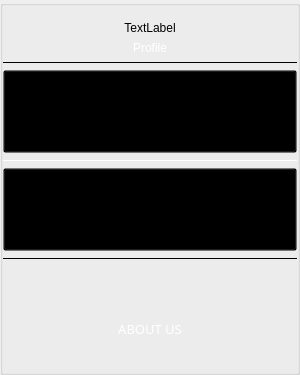
     <widget class="QGroupBox" name="SideBar">
      <property name="sizePolicy">
       <sizepolicy hsizetype="Ignored" vsizetype="Ignored">
        <horstretch>0</horstretch>
        <verstretch>0</verstretch>
       </sizepolicy>
      </property>
      <property name="maximumSize">
       <size>
        <width>300</width>
        <height>16777215</height>
       </size>
      </property>
      <property name="styleSheet">
       <string notr="true">QGroupBox
{
	background-color: qlineargradient(spread:pad, x1:0.2, y1:0, x2:0.5, y2:0.7, stop:0 rgba(186, 200, 224, 255), 				stop:1 rgba(106, 133, 182, 255));
	min-width: 150px;
}</string>
      </property>
      <property name="title">
       <string/>
      </property>
      <layout class="QVBoxLayout" name="verticalLayout">
       <property name="leftMargin">
        <number>0</number>
       </property>
       <property name="topMargin">
        <number>15</number>
       </property>
       <property name="rightMargin">
        <number>0</number>
       </property>
       <item>
        <widget class="QLabel" name="HistoryWarning">
         <property name="styleSheet">
          <string notr="true">QLabel
{
	font: 700 15pt &quot;Montserrat&quot;;
}</string>
         </property>
         <property name="text">
          <string>TextLabel</string>
         </property>
         <property name="alignment">
          <set>Qt::AlignmentFlag::AlignCenter</set>
         </property>
        </widget>
       </item>
       <item>
        <widget class="QPushButton" name="profile">
         <property name="minimumSize">
          <size>
           <width>0</width>
           <height>10</height>
          </size>
         </property>
         <property name="styleSheet">
          <string notr="true">QPushButton
{
	font: 300 10pt &quot;Montserrat&quot;;
	border: none;
	color: white;
	background-color: rgba(0, 0, 0, 0);
	min-height: 10px;
}

QPushButton:hover
{
	font: 300 10pt &quot;Montserrat&quot;;
	border: none;
	color: rgb(212, 212, 212);
	background-color: rgba(0, 0, 0, 0);
	min-height: 10px;
}

QPushButton:pressed
{
	font: 300 10pt &quot;Montserrat&quot;;
	border: none;
	color: rgb(159, 159, 159);
	background-color: rgba(0, 0, 0, 0);
	min-height: 10px;
}</string>
         </property>
         <property name="text">
          <string>Profile</string>
         </property>
        </widget>
       </item>
       <item>
        <widget class="Line" name="line_7">
         <property name="frameShadow">
          <enum>QFrame::Shadow::Plain</enum>
         </property>
         <property name="orientation">
          <enum>Qt::Orientation::Horizontal</enum>
         </property>
        </widget>
       </item>
       <item>
        <widget class="QPushButton" name="home">
         <property name="minimumSize">
          <size>
           <width>20</width>
           <height>77</height>
          </size>
         </property>
         <property name="styleSheet">
          <string notr="true">QPushButton 
{
	background-color: rgba(0, 0, 0, 0);
    background-image: url(:/Logic/Graphics/Ready/HomeButton_Graphic.png);
	background-repeat: no-repeat;
    background-position: center;
    min-width: 18px; /* Adjust based on image size */
    min-height: 75px;
}

QPushButton:hover
{
	background-color: rgba(0, 0, 0, 0);
    background-image: url(:/Logic/Graphics/Ready/HomeButton_Hover_Graphic.png);
	background-repeat: no-repeat;
    background-position: center;
    min-width: 18px; /* Adjust based on image size */
    min-height: 75px;
}

QPushButton:pressed
{
	background-color: rgba(0, 0, 0, 0);
    background-image: url(:/Logic/Graphics/Ready/HomeButton_Pressed_Graphic.png);
	background-repeat: no-repeat;
    background-position: center;
    min-width: 18px; /* Adjust based on image size */
    min-height: 75px;
}</string>
         </property>
         <property name="text">
          <string/>
         </property>
        </widget>
       </item>
       <item>
        <widget class="Line" name="line_5">
         <property name="styleSheet">
          <string notr="true">color: white;</string>
         </property>
         <property name="frameShadow">
          <enum>QFrame::Shadow::Plain</enum>
         </property>
         <property name="lineWidth">
          <number>1</number>
         </property>
         <property name="midLineWidth">
          <number>0</number>
         </property>
         <property name="orientation">
          <enum>Qt::Orientation::Horizontal</enum>
         </property>
        </widget>
       </item>
       <item>
        <widget class="QPushButton" name="history">
         <property name="minimumSize">
          <size>
           <width>20</width>
           <height>77</height>
          </size>
         </property>
         <property name="styleSheet">
          <string notr="true">QPushButton 
{
	background-color: rgba(0, 0, 0, 0);
    background-image: url(:/Logic/Graphics/Ready/History_Button_Graphic.png);
	background-repeat: no-repeat;
    background-position: center;
    min-width: 18px; /* Adjust based on image size */
    min-height: 75px;
}

QPushButton:hover
{
	background-color: rgba(0, 0, 0, 0);

    background-image: url(:/Logic/Graphics/Ready/History_Button_Hover_Graphic.png);
	background-repeat: no-repeat;
    background-position: center;
    min-width: 18px; /* Adjust based on image size */
    min-height: 75px;
}

QPushButton:pressed
{
	background-color: rgba(0, 0, 0, 0);

    background-image: url(:/Logic/Graphics/Ready/History_Button_Pressed_Graphic.png);
	background-repeat: no-repeat;
    background-position: center;
    min-width: 18px; /* Adjust based on image size */
    min-height: 75px;
}
</string>
         </property>
         <property name="text">
          <string/>
         </property>
        </widget>
       </item>
       <item>
        <widget class="Line" name="line_6">
         <property name="frameShadow">
          <enum>QFrame::Shadow::Plain</enum>
         </property>
         <property name="orientation">
          <enum>Qt::Orientation::Horizontal</enum>
         </property>
        </widget>
       </item>
       <item>
        <spacer name="verticalSpacer_3">
         <property name="orientation">
          <enum>Qt::Orientation::Vertical</enum>
         </property>
         <property name="sizeType">
          <enum>QSizePolicy::Policy::MinimumExpanding</enum>
         </property>
         <property name="sizeHint" stdset="0">
          <size>
           <width>500</width>
           <height>50</height>
          </size>
         </property>
        </spacer>
       </item>
       <item>
        <widget class="QPushButton" name="settings">
         <property name="minimumSize">
          <size>
           <width>100</width>
           <height>25</height>
          </size>
         </property>
         <property name="font">
          <font>
           <family>Montserrat</family>
           <pointsize>10</pointsize>
           <italic>false</italic>
           <underline>false</underline>
           <fontweight>Light</fontweight>
          </font>
         </property>
         <property name="styleSheet">
          <string notr="true">QPushButton
{
	font: 300 10pt &quot;Montserrat&quot;;
	border: none;
	color: white;
	background-color: rgba(0, 0, 0, 0);
	min-height: 25px;
}

QPushButton:hover
{
	font: 300 10pt &quot;Montserrat&quot;;
	border: none;
	color: rgb(212, 212, 212);
	background-color: rgba(0, 0, 0, 0);
	min-height: 25px;
}

QPushButton:pressed
{
	font: 300 10pt &quot;Montserrat&quot;;
	border: none;
	color: rgb(159, 159, 159);
	background-color: rgba(0, 0, 0, 0);
	min-height: 25px;
}</string>
         </property>
         <property name="text">
          <string>ABOUT US</string>
         </property>
        </widget>
       </item>
       <item>
        <spacer name="verticalSpacer_10">
         <property name="orientation">
          <enum>Qt::Orientation::Vertical</enum>
         </property>
         <property name="sizeType">
          <enum>QSizePolicy::Policy::Minimum</enum>
         </property>
         <property name="sizeHint" stdset="0">
          <size>
           <width>500</width>
           <height>20</height>
          </size>
         </property>
        </spacer>
       </item>
      </layout>
     </widget>
